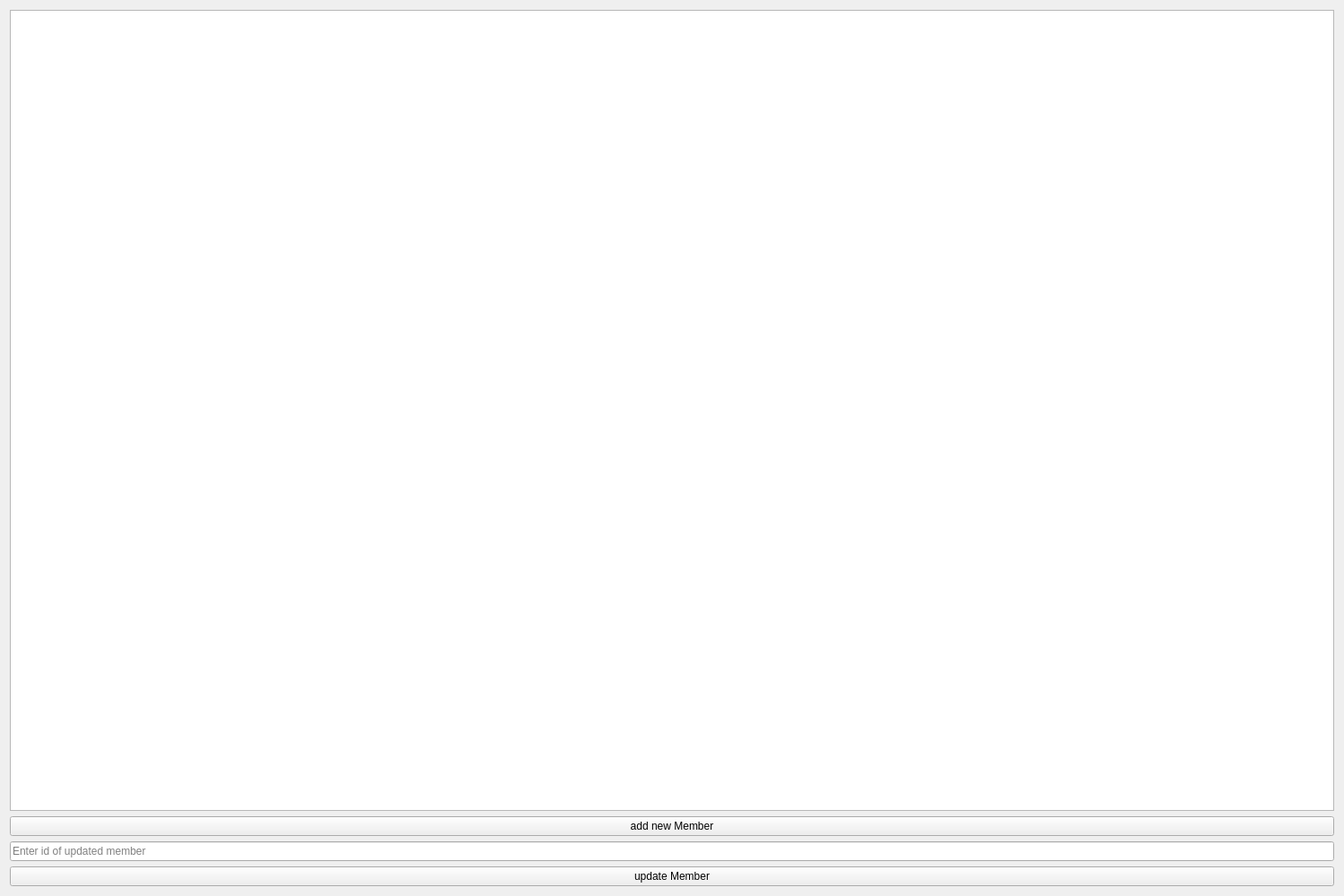
<?xml version="1.0" encoding="UTF-8"?>
<ui version="4.0">
 <class>DisplayFam</class>
 <widget class="QWidget" name="DisplayFam">
  <property name="geometry">
   <rect>
    <x>0</x>
    <y>0</y>
    <width>1500</width>
    <height>1000</height>
   </rect>
  </property>
  <property name="windowTitle">
   <string>Form</string>
  </property>
  <layout class="QGridLayout" name="gridLayout_2">
   <item row="0" column="0">
    <layout class="QGridLayout" name="gridLayout">
     <item row="0" column="0">
      <widget class="QGraphicsView" name="graphicsView"/>
     </item>
     <item row="1" column="0">
      <widget class="QPushButton" name="addMember">
       <property name="text">
        <string>add new Member</string>
       </property>
      </widget>
     </item>
     <item row="4" column="0">
      <widget class="QPushButton" name="updateMember">
       <property name="text">
        <string>update Member</string>
       </property>
      </widget>
     </item>
     <item row="3" column="0">
      <widget class="QLineEdit" name="UpdateID">
       <property name="placeholderText">
        <string>Enter id of updated member</string>
       </property>
      </widget>
     </item>
    </layout>
   </item>
  </layout>
 </widget>
 <resources/>
 <connections/>
</ui>
